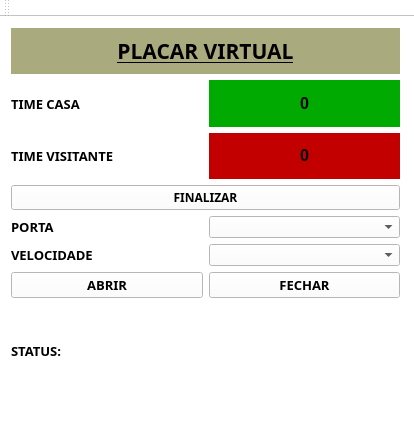
<?xml version="1.0" encoding="UTF-8"?>
<ui version="4.0">
 <class>MainWindow</class>
 <widget class="QMainWindow" name="MainWindow">
  <property name="geometry">
   <rect>
    <x>0</x>
    <y>0</y>
    <width>414</width>
    <height>447</height>
   </rect>
  </property>
  <property name="windowTitle">
   <string>MainWindow</string>
  </property>
  <property name="styleSheet">
   <string notr="true">background-color:rgb(255, 255, 255);</string>
  </property>
  <widget class="QWidget" name="centralWidget">
   <widget class="QWidget" name="layoutWidget">
    <property name="geometry">
     <rect>
      <x>0</x>
      <y>0</y>
      <width>411</width>
      <height>391</height>
     </rect>
    </property>
    <layout class="QVBoxLayout" name="verticalLayout_5">
     <item>
      <layout class="QVBoxLayout" name="verticalLayout_3">
       <item>
        <widget class="QLabel" name="label">
         <property name="font">
          <font>
           <family>Perpetua Titling MT</family>
           <pointsize>16</pointsize>
           <weight>75</weight>
           <bold>true</bold>
          </font>
         </property>
         <property name="styleSheet">
          <string notr="true">background-color:rgb(170, 170, 127)</string>
         </property>
         <property name="text">
          <string>&lt;html&gt;&lt;head/&gt;&lt;body&gt;&lt;p align=&quot;center&quot;&gt;&lt;span style=&quot; text-decoration: underline;&quot;&gt;PLACAR VIRTUAL&lt;/span&gt;&lt;/p&gt;&lt;/body&gt;&lt;/html&gt;</string>
         </property>
        </widget>
       </item>
       <item>
        <layout class="QHBoxLayout" name="horizontalLayout_8">
         <item>
          <widget class="QLabel" name="label_2">
           <property name="font">
            <font>
             <family>Perpetua Titling MT</family>
             <pointsize>10</pointsize>
             <weight>75</weight>
             <bold>true</bold>
            </font>
           </property>
           <property name="styleSheet">
            <string notr="true">background-color:rgb(255, 255, 255);</string>
           </property>
           <property name="text">
            <string>TIME CASA</string>
           </property>
          </widget>
         </item>
         <item>
          <widget class="QLabel" name="casa_dados">
           <property name="styleSheet">
            <string notr="true">background-color:rgb(0, 170, 0)</string>
           </property>
           <property name="text">
            <string>&lt;html&gt;&lt;head/&gt;&lt;body&gt;&lt;p align=&quot;center&quot;&gt;&lt;span style=&quot; font-size:12pt; font-weight:600;&quot;&gt;0&lt;/span&gt;&lt;/p&gt;&lt;/body&gt;&lt;/html&gt;</string>
           </property>
          </widget>
         </item>
        </layout>
       </item>
       <item>
        <layout class="QHBoxLayout" name="horizontalLayout_7">
         <item>
          <widget class="QLabel" name="label_4">
           <property name="font">
            <font>
             <family>Perpetua Titling MT</family>
             <pointsize>10</pointsize>
             <weight>75</weight>
             <bold>true</bold>
            </font>
           </property>
           <property name="styleSheet">
            <string notr="true">background-color:rgb(255, 255, 255);</string>
           </property>
           <property name="text">
            <string>TIME VISITANTE</string>
           </property>
          </widget>
         </item>
         <item>
          <widget class="QLabel" name="dados_visitante">
           <property name="styleSheet">
            <string notr="true">background-color:rgb(194, 0, 0)</string>
           </property>
           <property name="text">
            <string>&lt;html&gt;&lt;head/&gt;&lt;body&gt;&lt;p align=&quot;center&quot;&gt;&lt;span style=&quot; font-size:12pt; font-weight:600;&quot;&gt;0&lt;/span&gt;&lt;/p&gt;&lt;/body&gt;&lt;/html&gt;</string>
           </property>
          </widget>
         </item>
        </layout>
       </item>
       <item>
        <layout class="QHBoxLayout" name="horizontalLayout_6">
         <item>
          <widget class="QPushButton" name="pushButton">
           <property name="palette">
            <palette>
             <active>
              <colorrole role="Button">
               <brush brushstyle="SolidPattern">
                <color alpha="255">
                 <red>255</red>
                 <green>255</green>
                 <blue>255</blue>
                </color>
               </brush>
              </colorrole>
              <colorrole role="Base">
               <brush brushstyle="SolidPattern">
                <color alpha="255">
                 <red>255</red>
                 <green>255</green>
                 <blue>255</blue>
                </color>
               </brush>
              </colorrole>
              <colorrole role="Window">
               <brush brushstyle="SolidPattern">
                <color alpha="255">
                 <red>255</red>
                 <green>255</green>
                 <blue>255</blue>
                </color>
               </brush>
              </colorrole>
             </active>
             <inactive>
              <colorrole role="Button">
               <brush brushstyle="SolidPattern">
                <color alpha="255">
                 <red>255</red>
                 <green>255</green>
                 <blue>255</blue>
                </color>
               </brush>
              </colorrole>
              <colorrole role="Base">
               <brush brushstyle="SolidPattern">
                <color alpha="255">
                 <red>255</red>
                 <green>255</green>
                 <blue>255</blue>
                </color>
               </brush>
              </colorrole>
              <colorrole role="Window">
               <brush brushstyle="SolidPattern">
                <color alpha="255">
                 <red>255</red>
                 <green>255</green>
                 <blue>255</blue>
                </color>
               </brush>
              </colorrole>
             </inactive>
             <disabled>
              <colorrole role="Button">
               <brush brushstyle="SolidPattern">
                <color alpha="255">
                 <red>255</red>
                 <green>255</green>
                 <blue>255</blue>
                </color>
               </brush>
              </colorrole>
              <colorrole role="Base">
               <brush brushstyle="SolidPattern">
                <color alpha="255">
                 <red>255</red>
                 <green>255</green>
                 <blue>255</blue>
                </color>
               </brush>
              </colorrole>
              <colorrole role="Window">
               <brush brushstyle="SolidPattern">
                <color alpha="255">
                 <red>255</red>
                 <green>255</green>
                 <blue>255</blue>
                </color>
               </brush>
              </colorrole>
             </disabled>
            </palette>
           </property>
           <property name="font">
            <font>
             <family>Perpetua Titling MT</family>
             <weight>75</weight>
             <bold>true</bold>
            </font>
           </property>
           <property name="styleSheet">
            <string notr="true"/>
           </property>
           <property name="text">
            <string>FINALIZAR</string>
           </property>
          </widget>
         </item>
        </layout>
       </item>
      </layout>
     </item>
     <item>
      <layout class="QVBoxLayout" name="verticalLayout_4">
       <item>
        <layout class="QHBoxLayout" name="horizontalLayout">
         <item>
          <widget class="QLabel" name="label_6">
           <property name="font">
            <font>
             <family>Perpetua Titling MT</family>
             <pointsize>10</pointsize>
             <weight>75</weight>
             <bold>true</bold>
            </font>
           </property>
           <property name="text">
            <string>PORTA</string>
           </property>
          </widget>
         </item>
         <item>
          <widget class="QComboBox" name="box_serial"/>
         </item>
        </layout>
       </item>
       <item>
        <layout class="QHBoxLayout" name="horizontalLayout_2">
         <item>
          <widget class="QLabel" name="label_7">
           <property name="font">
            <font>
             <family>Perpetua Titling MT</family>
             <pointsize>10</pointsize>
             <weight>75</weight>
             <bold>true</bold>
            </font>
           </property>
           <property name="text">
            <string>VELOCIDADE</string>
           </property>
          </widget>
         </item>
         <item>
          <widget class="QComboBox" name="box_velocidade"/>
         </item>
        </layout>
       </item>
       <item>
        <layout class="QHBoxLayout" name="horizontalLayout_9">
         <item>
          <widget class="QPushButton" name="abrir_conn">
           <property name="font">
            <font>
             <family>Perpetua Titling MT</family>
             <pointsize>10</pointsize>
             <weight>75</weight>
             <bold>true</bold>
            </font>
           </property>
           <property name="text">
            <string>ABRIR</string>
           </property>
          </widget>
         </item>
         <item>
          <widget class="QPushButton" name="fechar_conn">
           <property name="font">
            <font>
             <family>Perpetua Titling MT</family>
             <pointsize>10</pointsize>
             <weight>75</weight>
             <bold>true</bold>
            </font>
           </property>
           <property name="text">
            <string>FECHAR</string>
           </property>
          </widget>
         </item>
        </layout>
       </item>
       <item>
        <layout class="QHBoxLayout" name="horizontalLayout_3">
         <item>
          <widget class="QLabel" name="status_conexao">
           <property name="font">
            <font>
             <family>Perpetua Titling MT</family>
             <pointsize>10</pointsize>
             <weight>75</weight>
             <bold>true</bold>
            </font>
           </property>
           <property name="text">
            <string>STATUS:</string>
           </property>
          </widget>
         </item>
         <item>
          <widget class="QLabel" name="label_8">
           <property name="font">
            <font>
             <underline>true</underline>
            </font>
           </property>
           <property name="text">
            <string/>
           </property>
          </widget>
         </item>
        </layout>
       </item>
      </layout>
     </item>
    </layout>
   </widget>
  </widget>
  <widget class="QMenuBar" name="menuBar">
   <property name="geometry">
    <rect>
     <x>0</x>
     <y>0</y>
     <width>414</width>
     <height>21</height>
    </rect>
   </property>
  </widget>
  <widget class="QToolBar" name="mainToolBar">
   <attribute name="toolBarArea">
    <enum>TopToolBarArea</enum>
   </attribute>
   <attribute name="toolBarBreak">
    <bool>false</bool>
   </attribute>
  </widget>
  <widget class="QStatusBar" name="statusBar"/>
 </widget>
 <layoutdefault spacing="6" margin="11"/>
 <resources/>
 <connections/>
</ui>
